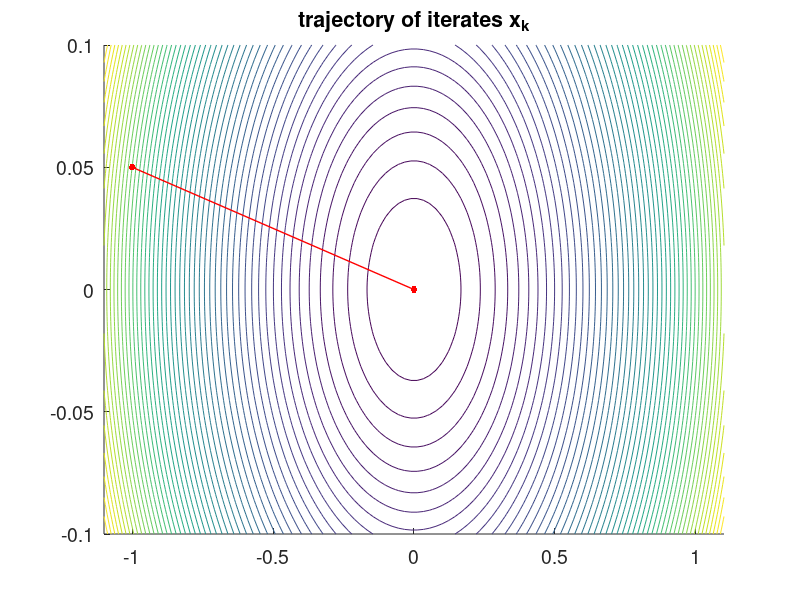

The MATLAB source for this figure:
gamma = 0.05;
f = @(x) 0.5*(gamma*x(1)^2 + x(2)^2); %define f(x)
grad = @(x) [gamma*x(1);x(2)];        %define grad f(x)

A = [gamma/2, 0; 0, 1/2];
x = [-1;0.05];  %initial point x0
cost = f(x);    %initialize cost array
xar = x;        %initialize array of iterates (for plotting)
for k=1:100
    if norm(grad(x)) < 1e-16
     break;
    end
    d = -[1/gamma, 0; 0,1]*grad(x); %steepest descent
    t = -(d'*grad(x))/(2*d'*A*d);  %%%%%%%%%%%%% EXPLAIN like in class ex 
    x = x + t*d;
    cost = [cost,f(x)];
    xar = [xar,x];
end
% plot trajectory of iterates
figure(1);cla;
[X,Y] = meshgrid(linspace(-1.1,1.1,100),linspace(-0.1,0.1,100));
Z = zeros(size(X));
for i=1:length(X(:))
    Z(i) = f([X(i),Y(i)]);
end
hold on
contour(X,Y,Z,50);
plot(xar(1,:),xar(2,:),'.-r','markersize',15,'linewidth',1);
hold off;
set(gca,'fontsize',14);
title('trajectory of iterates x_k');
